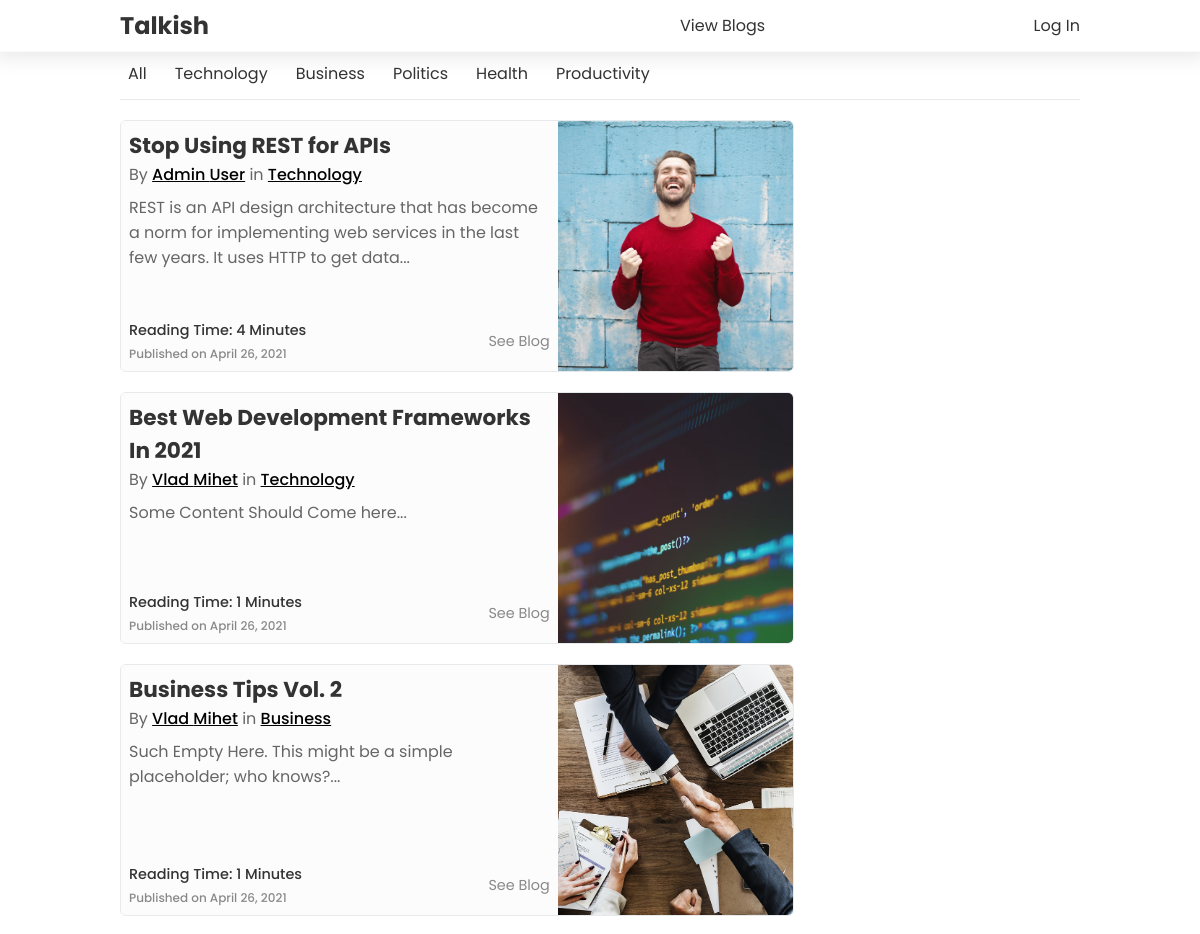
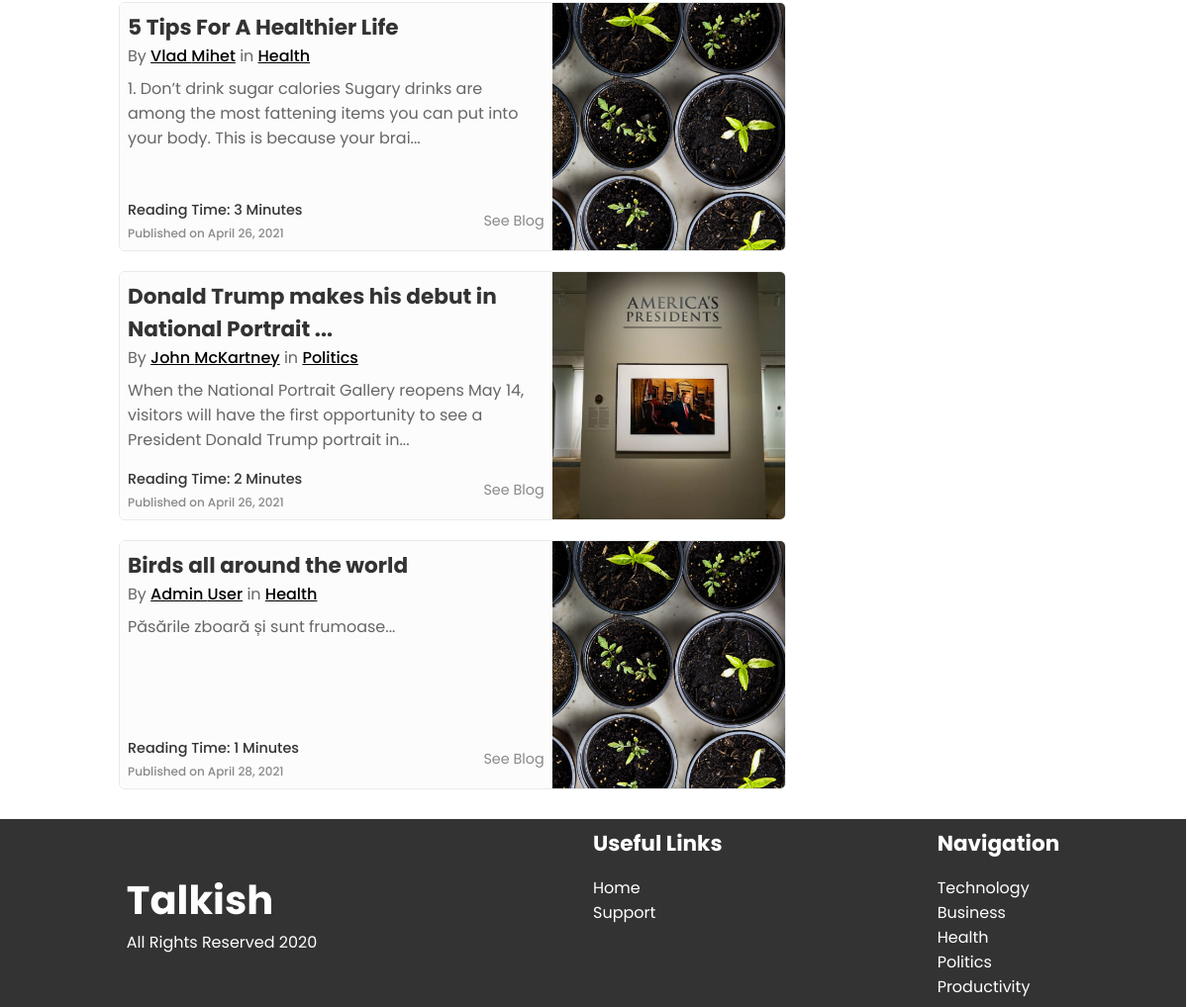
The page / on the database its author committed (2 pictures, top to bottom).
### tables this page shows
CREATE TABLE `blogs` (
  `id` bigint(50) NOT NULL,
  `title` varchar(150) NOT NULL,
  `category` varchar(50) NOT NULL,
  `readingTime` int(3) NOT NULL,
  `views` int(10) NOT NULL DEFAULT 0,
  `content` text NOT NULL,
  `thumbnail` varchar(200) NOT NULL,
  `published_at` timestamp NOT NULL DEFAULT current_timestamp(),
  `author_id` bigint(50) NOT NULL
);

CREATE TABLE `users` (
  `id` int(50) NOT NULL,
  `firstName` varchar(30) NOT NULL,
  `lastName` varchar(30) NOT NULL,
  `email` varchar(50) NOT NULL,
  `role` varchar(20) NOT NULL DEFAULT 'user',
  `password` varchar(100) NOT NULL
);

### index.php (the view, shortened to what this page needs)
<?php
include_once("./layout/navbar.php");
$category = "All";
function renderBlogs($category, $conn)
{
  $sql = null;
  if ($category)
    $sql = "SELECT blogs.*, users.firstName, users.lastName FROM blogs INNER JOIN users ON blogs.author_id = users.id WHERE category = '$category'";
  if ($category === 'All')
    $sql = "SELECT blogs.*, users.firstName, users.lastName FROM blogs INNER JOIN users ON blogs.author_id = users.id";
  if ($result = mysqli_query($conn, $sql)) : ?>
    <div id="blogs__container">
      <?php while ($data = mysqli_fetch_assoc($result)) : ?>
        <div class="blog">
          <div class="image__wrapper">
            <img src="<?php echo $data['thumbnail']; ?>" alt="<?php echo $data['title'] ?>" />
          </div>
          <div class="textContent__wrapper">
            <div class="top__wrapper">
              <h3>
                <?php echo substr($data['title'], 0, 50);
                if (strlen($data['title']) >= 50) echo "..."; ?>
              </h3>
              <p>By <a href="/author/profile.php?author_id=<?php echo $data['author_id']; ?>"><?php echo $data['firstName'] . " " . $data['lastName'] ?></a> in <a href="/index.php?category=<?php echo $data['category'] ?>"><?php echo $data['category']; ?></a></p>
              <p><?php echo substr($data['content'], 0, 135) . '...'; ?></p>
            </div>
            <div class="bottom__wrapper">
              <div>
                <p>Reading Time: <?php echo $data['readingTime'] ?> Minutes</p>
                <p>Published on <?php echo date("F j, Y", strtotime($data["published_at"])) ?></p>
              </div>
              <a href="/blog.php?blog_id=<?php echo $data['id']; ?>">See Blog</a>
            </div>
          </div>
        </div>
      <?php endwhile ?>
    </div>
  <?php endif ?>
<?php
}
?>
<div id="homepage__container">
  <?php include("./layout/CategoryNav.php") ?>
  <?php renderBlogs($category, $conn); ?>
</div>
<?php include_once("./layout/footer.php"); ?>

### layout/navbar.php (shortened to what this page needs)
<?php
$conn = mysqli_connect("127.0.0.1", "root", "", "talkish");
function isLoggedIn()
{
  return false;
}
?>
<!DOCTYPE html>
<html lang="en">
<head>
  <link rel="stylesheet" href="../scss/index.css" />
  <link rel="stylesheet" href="https://use.fontawesome.com/releases/v5.15.3/css/all.css">
</head>
<nav class="header">
  <div class="wrapper">
    <h2 onclick="window.location.href = '/index.php'">Talkish</h2>
    <div class="options">
      <ul>
        <li>
          <a href="/index.php">View Blogs</a>
        </li>
        <?php if (isLoggedIn()) : ?>
          <li>
            <a href="/user/publish_blog.php">Publish</a>
          </li>
          <li>
            <?php if (isAdmin($conn)) : ?>
              <a href="/admin/dashboard.php">Dashboard</a>
            <?php else : ?>
              <a href="/user/blogs.php">Your Account</a>
            <?php endif ?>
          </li>
          <li>
            <a href="/logout.php">Log Out</a>
          </li>
        <?php else : ?>
          <li>
            <a href="/login.php">Log In</a>
          </li>
        <?php endif ?>
      </ul>
    </div>
  </div>
</nav>
<body>

### layout/CategoryNav.php (shortened to what this page needs)
<div id="category__navigation">
  <div class="cn__wrapper">
    <ul>
      <li>
        <a href="/index.php?category=All">All</a>
      </li>
      <li>
        <a href="/index.php?category=Technology">Technology</a>
      </li>
      <li>
        <a href="/index.php?category=Business">Business</a>
      </li>
      <li>
        <a href="/index.php?category=Politics">Politics</a>
      </li>
      <li>
        <a href="/index.php?category=Health">Health</a>
      </li>
      <li>
        <a href="/index.php?category=Productivity">Productivity</a>
      </li>
    </ul>
  </div>
</div>

### layout/footer.php
<footer class="footer">
  <div class="footer__wrapper">
    <div class='logo__wrapper'>
      <h2>Talkish</h2>
      <p>All Rights Reserved 2020</p>
    </div>
    <div class="cols__wrapper">
      <div class="col">
        <h4>Useful Links</h4>
        <ul>
          <li>
            <a href="index.php">Home</a>
          </li>
          <li>
            <a href="support.php">Support</a>
          </li>
        </ul>
      </div>
      <div class="col">
        <h4>Navigation</h4>
        <ul>
          <li>
            <a href="/index.php?category=Technology">Technology</a>
          </li>
          <li>
            <a href="/index.php?category=Business">Business</a>
          </li>
          <li>
            <a href="/index.php?category=Health">Health</a>
          </li>
          <li>
            <a href="/index.php?category=Politics">Politics</a>
          </li>
          <li>
            <a href="/index.php?category=Productivity">Productivity</a>
          </li>
        </ul>
      </div>
    </div>
</footer>
</body>
</html>

### rows shown on the page
blogs: thumbnail (picture), title "Stop Using REST for APIs", author.firstName "Admin", author.lastName "User", category "Technology", content "REST is an API design architecture that has become a norm for implementing web services in the last few years. It uses HTTP to get data", readingTime "4", published_at "April 26, 2021"
blogs: thumbnail (picture), title "Best Web Development Frameworks In 2021", author.firstName "Vlad", author.lastName "Mihet", category "Technology", content "Some Content Should Come here", readingTime "1", published_at "April 26, 2021"
blogs: thumbnail (picture), title "Business Tips Vol. 2", author.firstName "Vlad", author.lastName "Mihet", category "Business", content "Such Empty Here. This might be a simple placeholder; who knows?", readingTime "1", published_at "April 26, 2021"
blogs: thumbnail (picture), title "5 Tips For A Healthier Life", author.firstName "Vlad", author.lastName "Mihet", category "Health", content "1. Don’t drink sugar calories Sugary drinks are among the most fattening items you can put into your body. This is because your brai", readingTime "3", published_at "April 26, 2021"
blogs: thumbnail (picture), title "Donald Trump makes his debut in National Portrait", author.firstName "John", author.lastName "McKartney", category "Politics", content "When the National Portrait Gallery reopens May 14, visitors will have the first opportunity to see a President Donald Trump portrait in", readingTime "2", published_at "April 26, 2021"
blogs: thumbnail (picture), title "Birds all around the world", author.firstName "Admin", author.lastName "User", category "Health", content "Păsările zboară și sunt frumoase", readingTime "1", published_at "April 28, 2021"
